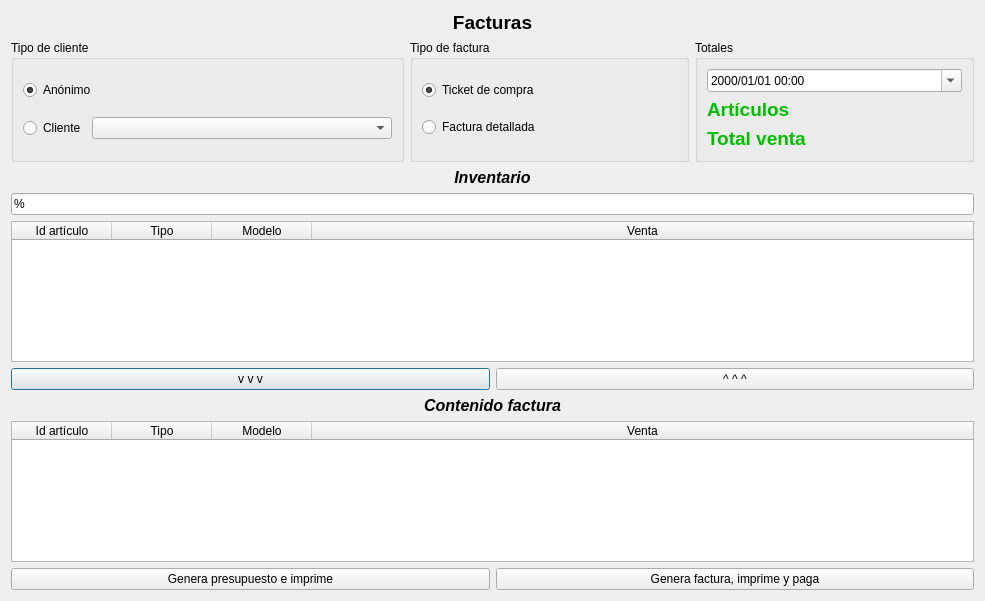
<?xml version="1.0" encoding="UTF-8"?>
<ui version="4.0">
 <class>ibmFacturas</class>
 <widget class="QDialog" name="ibmFacturas">
  <property name="geometry">
   <rect>
    <x>0</x>
    <y>0</y>
    <width>985</width>
    <height>601</height>
   </rect>
  </property>
  <property name="windowTitle">
   <string>Dialog</string>
  </property>
  <layout class="QHBoxLayout" name="horizontalLayout_7">
   <item>
    <layout class="QVBoxLayout" name="verticalLayout_2">
     <item>
      <widget class="QLabel" name="lblTitulo">
       <property name="font">
        <font>
         <pointsize>14</pointsize>
         <weight>75</weight>
         <bold>true</bold>
        </font>
       </property>
       <property name="text">
        <string>Facturas</string>
       </property>
       <property name="alignment">
        <set>Qt::AlignCenter</set>
       </property>
      </widget>
     </item>
     <item>
      <layout class="QHBoxLayout" name="horizontalLayout_6">
       <item>
        <widget class="QGroupBox" name="grpCliente">
         <property name="title">
          <string>Tipo de cliente</string>
         </property>
         <layout class="QHBoxLayout" name="horizontalLayout_4">
          <item>
           <layout class="QVBoxLayout" name="verticalLayout_3">
            <item>
             <widget class="QRadioButton" name="radAnonimo">
              <property name="text">
               <string>Anónimo</string>
              </property>
              <property name="checked">
               <bool>true</bool>
              </property>
             </widget>
            </item>
            <item>
             <layout class="QHBoxLayout" name="horizontalLayout_3">
              <item>
               <widget class="QRadioButton" name="radCliente">
                <property name="text">
                 <string>Cliente</string>
                </property>
               </widget>
              </item>
              <item>
               <widget class="QComboBox" name="cmbClientes">
                <property name="sizePolicy">
                 <sizepolicy hsizetype="Preferred" vsizetype="Fixed">
                  <horstretch>0</horstretch>
                  <verstretch>0</verstretch>
                 </sizepolicy>
                </property>
                <property name="minimumSize">
                 <size>
                  <width>300</width>
                  <height>0</height>
                 </size>
                </property>
               </widget>
              </item>
             </layout>
            </item>
           </layout>
          </item>
         </layout>
        </widget>
       </item>
       <item>
        <widget class="QGroupBox" name="groupBox">
         <property name="title">
          <string>Tipo de factura</string>
         </property>
         <layout class="QHBoxLayout" name="horizontalLayout_5">
          <item>
           <layout class="QVBoxLayout" name="verticalLayout_4">
            <item>
             <widget class="QRadioButton" name="radioButton">
              <property name="text">
               <string>Ticket de compra</string>
              </property>
              <property name="checked">
               <bool>true</bool>
              </property>
             </widget>
            </item>
            <item>
             <widget class="QRadioButton" name="radioButton_2">
              <property name="text">
               <string>Factura detallada</string>
              </property>
             </widget>
            </item>
           </layout>
          </item>
         </layout>
        </widget>
       </item>
       <item>
        <widget class="QGroupBox" name="groupBox_3">
         <property name="title">
          <string>Totales</string>
         </property>
         <layout class="QVBoxLayout" name="verticalLayout_6">
          <item>
           <widget class="QDateTimeEdit" name="hora">
            <property name="displayFormat">
             <string>yyyy/MM/dd HH:mm</string>
            </property>
            <property name="calendarPopup">
             <bool>true</bool>
            </property>
           </widget>
          </item>
          <item>
           <layout class="QVBoxLayout" name="verticalLayout_5">
            <item>
             <widget class="QLabel" name="lblTotalArticulos">
              <property name="font">
               <font>
                <pointsize>14</pointsize>
                <weight>75</weight>
                <bold>true</bold>
               </font>
              </property>
              <property name="styleSheet">
               <string notr="true">color:rgb(0, 192, 0)
</string>
              </property>
              <property name="text">
               <string>Artículos</string>
              </property>
             </widget>
            </item>
            <item>
             <widget class="QLabel" name="lblTotalVenta">
              <property name="font">
               <font>
                <pointsize>14</pointsize>
                <weight>75</weight>
                <bold>true</bold>
               </font>
              </property>
              <property name="styleSheet">
               <string notr="true">color: rgb(0, 192, 0);</string>
              </property>
              <property name="text">
               <string>Total venta</string>
              </property>
             </widget>
            </item>
           </layout>
          </item>
         </layout>
        </widget>
       </item>
      </layout>
     </item>
     <item>
      <layout class="QVBoxLayout" name="verticalLayout">
       <item>
        <widget class="QLabel" name="label_4">
         <property name="font">
          <font>
           <pointsize>12</pointsize>
           <weight>75</weight>
           <italic>true</italic>
           <bold>true</bold>
          </font>
         </property>
         <property name="text">
          <string>Inventario</string>
         </property>
         <property name="alignment">
          <set>Qt::AlignCenter</set>
         </property>
        </widget>
       </item>
       <item>
        <widget class="QLineEdit" name="lineEdit">
         <property name="text">
          <string>%</string>
         </property>
        </widget>
       </item>
       <item>
        <widget class="QTableWidget" name="tblInventario">
         <property name="editTriggers">
          <set>QAbstractItemView::NoEditTriggers</set>
         </property>
         <property name="alternatingRowColors">
          <bool>true</bool>
         </property>
         <property name="selectionMode">
          <enum>QAbstractItemView::SingleSelection</enum>
         </property>
         <property name="selectionBehavior">
          <enum>QAbstractItemView::SelectRows</enum>
         </property>
         <property name="sortingEnabled">
          <bool>true</bool>
         </property>
         <attribute name="horizontalHeaderStretchLastSection">
          <bool>true</bool>
         </attribute>
         <attribute name="verticalHeaderVisible">
          <bool>false</bool>
         </attribute>
         <attribute name="verticalHeaderVisible">
          <bool>false</bool>
         </attribute>
         <attribute name="horizontalHeaderStretchLastSection">
          <bool>true</bool>
         </attribute>
         <column>
          <property name="text">
           <string>Id artículo</string>
          </property>
         </column>
         <column>
          <property name="text">
           <string>Tipo</string>
          </property>
         </column>
         <column>
          <property name="text">
           <string>Modelo</string>
          </property>
         </column>
         <column>
          <property name="text">
           <string>Venta</string>
          </property>
         </column>
        </widget>
       </item>
       <item>
        <layout class="QHBoxLayout" name="horizontalLayout">
         <item>
          <widget class="QPushButton" name="cmdAdd">
           <property name="text">
            <string>v v v</string>
           </property>
          </widget>
         </item>
         <item>
          <widget class="QPushButton" name="cmdQuit">
           <property name="text">
            <string>^ ^ ^</string>
           </property>
          </widget>
         </item>
        </layout>
       </item>
       <item>
        <widget class="QLabel" name="label_5">
         <property name="font">
          <font>
           <pointsize>12</pointsize>
           <weight>75</weight>
           <italic>true</italic>
           <bold>true</bold>
          </font>
         </property>
         <property name="text">
          <string>Contenido factura</string>
         </property>
         <property name="alignment">
          <set>Qt::AlignCenter</set>
         </property>
        </widget>
       </item>
       <item>
        <widget class="QTableWidget" name="tblArticulos">
         <property name="alternatingRowColors">
          <bool>true</bool>
         </property>
         <property name="selectionMode">
          <enum>QAbstractItemView::SingleSelection</enum>
         </property>
         <property name="selectionBehavior">
          <enum>QAbstractItemView::SelectRows</enum>
         </property>
         <attribute name="horizontalHeaderStretchLastSection">
          <bool>true</bool>
         </attribute>
         <attribute name="verticalHeaderVisible">
          <bool>false</bool>
         </attribute>
         <attribute name="verticalHeaderVisible">
          <bool>false</bool>
         </attribute>
         <attribute name="horizontalHeaderStretchLastSection">
          <bool>true</bool>
         </attribute>
         <column>
          <property name="text">
           <string>Id artículo</string>
          </property>
         </column>
         <column>
          <property name="text">
           <string>Tipo</string>
          </property>
         </column>
         <column>
          <property name="text">
           <string>Modelo</string>
          </property>
         </column>
         <column>
          <property name="text">
           <string>Venta</string>
          </property>
         </column>
        </widget>
       </item>
      </layout>
     </item>
     <item>
      <layout class="QHBoxLayout" name="horizontalLayout_2">
       <item>
        <widget class="QPushButton" name="cmdPresupuesto">
         <property name="text">
          <string>Genera presupuesto e imprime</string>
         </property>
        </widget>
       </item>
       <item>
        <widget class="QPushButton" name="cmdFactura">
         <property name="text">
          <string>Genera factura, imprime y paga</string>
         </property>
        </widget>
       </item>
      </layout>
     </item>
    </layout>
   </item>
  </layout>
 </widget>
 <resources/>
 <connections>
  <connection>
   <sender>cmbClientes</sender>
   <signal>activated(QString)</signal>
   <receiver>radCliente</receiver>
   <slot>animateClick()</slot>
   <hints>
    <hint type="sourcelabel">
     <x>522</x>
     <y>133</y>
    </hint>
    <hint type="destinationlabel">
     <x>347</x>
     <y>129</y>
    </hint>
   </hints>
  </connection>
 </connections>
</ui>
